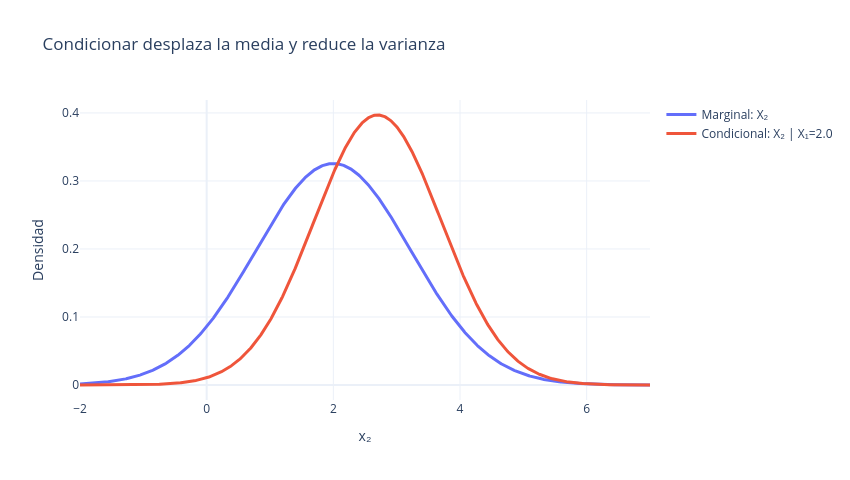

Notebook code cell kept with this figure:
### Markdown cell above
## 4.1 Condicionamiento de una gaussiana bivariada

La versión continua es

$$f_{X_2\mid X_1}(x_2\mid x_1)=\frac{f_{X_1,X_2}(x_1,x_2)}{f_{X_1}(x_1)}.
$$

Si el vector es conjuntamente gaussiano, la distribución condicional también es gaussiana. Separando

$$
\mu=\begin{bmatrix}\mu_1\\\mu_2\end{bmatrix},\qquad
\Sigma=\begin{bmatrix}\Sigma_{11}&\Sigma_{12}\\\Sigma_{21}&\Sigma_{22}\end{bmatrix},
$$

se obtiene

$$
X_2\mid X_1=x_1\sim\mathcal N\!\left(
\mu_2+\Sigma_{21}\Sigma_{11}^{-1}(x_1-\mu_1),
\Sigma_{22}-\Sigma_{21}\Sigma_{11}^{-1}\Sigma_{12}
\right).
$$

Observar $X_1$ desplaza la media de $X_2$ y reduce su incertidumbre cuando existe correlación.

### Code cell
x1_observed = 2.0
mu1, mu2 = mu_bi
S11 = Sigma_bi[0, 0]
S12 = Sigma_bi[0, 1]
S21 = Sigma_bi[1, 0]
S22 = Sigma_bi[1, 1]

conditional_mean = mu2 + (S21 / S11) * (x1_observed - mu1)
conditional_var = S22 - S21 * S12 / S11
conditional_std = np.sqrt(conditional_var)

y_grid = np.linspace(-2.0, 7.0, 1_000)
marginal_y2 = normal_pdf(y_grid, mu2, np.sqrt(S22))
conditional_y2 = normal_pdf(y_grid, conditional_mean, conditional_std)

print(f'Antes de observar X₁: E[X₂]={mu2:.3f}, Var(X₂)={S22:.3f}')
print(f'Dado X₁={x1_observed:.1f}: E[X₂|X₁]={conditional_mean:.3f}, '
      f'Var(X₂|X₁)={conditional_var:.3f}')

assert conditional_var < S22

fig_cond = go.Figure()
fig_cond.add_trace(go.Scatter(
    x=y_grid, y=marginal_y2, mode='lines', line=dict(width=3),
    name='Marginal: X₂'
))
fig_cond.add_trace(go.Scatter(
    x=y_grid, y=conditional_y2, mode='lines', line=dict(width=3),
    name=f'Condicional: X₂ | X₁={x1_observed}'
))
fig_cond.update_layout(
    title='Condicionar desplaza la media y reduce la varianza',
    xaxis_title='x₂', yaxis_title='Densidad', template='plotly_white',
    width=850, height=480
)
fig_cond.show()

### Figure 1 — Plotly figure (JSON) as saved in the notebook; plotly's stock layout.template omitted (floating-point values rounded to 4 significant figures; data arrays with more than 128 entries replaced by an {"elided": "..."} marker saying what was removed)
{"data": [{"line": {"width": 3}, "mode": "lines", "name": "Marginal: X₂", "type": "scatter", "x": {"elided": "1000 float values"}, "y": {"elided": "1000 float values"}}, {"line": {"width": 3}, "mode": "lines", "name": "Condicional: X₂ | X₁=2.0", "type": "scatter", "x": {"elided": "1000 float values"}, "y": {"elided": "1000 float values"}}], "layout": {"height": 480, "title": {"text": "Condicionar desplaza la media y reduce la varianza"}, "width": 850, "xaxis": {"title": {"text": "x₂"}}, "yaxis": {"title": {"text": "Densidad"}}}}
